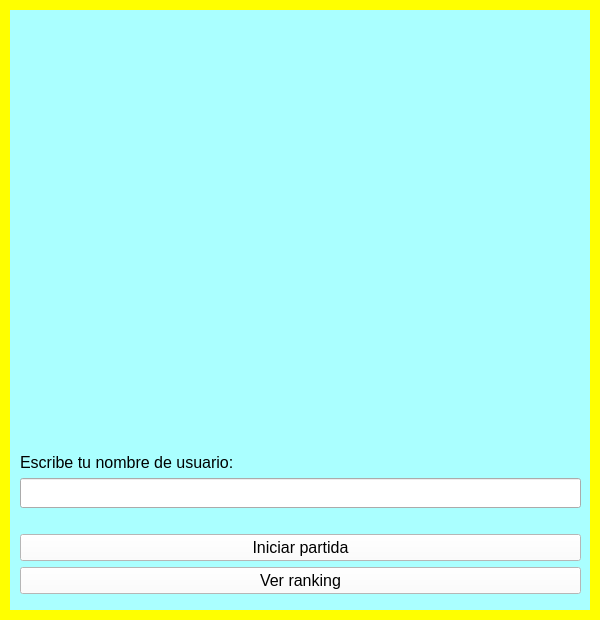
<?xml version="1.0" encoding="UTF-8"?>
<ui version="4.0">
 <class>VentanaDeInicio</class>
 <widget class="QWidget" name="VentanaDeInicio">
  <property name="geometry">
   <rect>
    <x>0</x>
    <y>0</y>
    <width>600</width>
    <height>620</height>
   </rect>
  </property>
  <property name="minimumSize">
   <size>
    <width>600</width>
    <height>620</height>
   </size>
  </property>
  <property name="maximumSize">
   <size>
    <width>600</width>
    <height>620</height>
   </size>
  </property>
  <property name="windowTitle">
   <string>Form</string>
  </property>
  <widget class="QLabel" name="fondo_celeste">
   <property name="geometry">
    <rect>
     <x>10</x>
     <y>10</y>
     <width>580</width>
     <height>600</height>
    </rect>
   </property>
   <property name="styleSheet">
    <string notr="true">background-color: rgb(170, 255, 255);</string>
   </property>
   <property name="text">
    <string/>
   </property>
  </widget>
  <widget class="QLabel" name="fondo_amarillo">
   <property name="geometry">
    <rect>
     <x>0</x>
     <y>0</y>
     <width>600</width>
     <height>700</height>
    </rect>
   </property>
   <property name="styleSheet">
    <string notr="true">background-color: rgb(255, 255, 0);</string>
   </property>
   <property name="text">
    <string/>
   </property>
  </widget>
  <widget class="QWidget" name="verticalLayoutWidget">
   <property name="geometry">
    <rect>
     <x>20</x>
     <y>10</y>
     <width>561</width>
     <height>644</height>
    </rect>
   </property>
   <layout class="QVBoxLayout" name="verticalLayout_2">
    <item>
     <spacer name="horizontalSpacer">
      <property name="orientation">
       <enum>Qt::Horizontal</enum>
      </property>
      <property name="sizeHint" stdset="0">
       <size>
        <width>40</width>
        <height>20</height>
       </size>
      </property>
     </spacer>
    </item>
    <item>
     <spacer name="horizontalSpacer_7">
      <property name="orientation">
       <enum>Qt::Horizontal</enum>
      </property>
      <property name="sizeHint" stdset="0">
       <size>
        <width>40</width>
        <height>20</height>
       </size>
      </property>
     </spacer>
    </item>
    <item alignment="Qt::AlignHCenter">
     <widget class="QLabel" name="logo_dona">
      <property name="enabled">
       <bool>true</bool>
      </property>
      <property name="sizePolicy">
       <sizepolicy hsizetype="Preferred" vsizetype="Preferred">
        <horstretch>0</horstretch>
        <verstretch>0</verstretch>
       </sizepolicy>
      </property>
      <property name="minimumSize">
       <size>
        <width>320</width>
        <height>300</height>
       </size>
      </property>
      <property name="maximumSize">
       <size>
        <width>320</width>
        <height>300</height>
       </size>
      </property>
      <property name="font">
       <font>
        <stylestrategy>PreferDefault</stylestrategy>
       </font>
      </property>
      <property name="text">
       <string/>
      </property>
      <property name="scaledContents">
       <bool>true</bool>
      </property>
      <property name="alignment">
       <set>Qt::AlignCenter</set>
      </property>
     </widget>
    </item>
    <item>
     <spacer name="horizontalSpacer_8">
      <property name="orientation">
       <enum>Qt::Horizontal</enum>
      </property>
      <property name="sizeHint" stdset="0">
       <size>
        <width>40</width>
        <height>20</height>
       </size>
      </property>
     </spacer>
    </item>
    <item>
     <spacer name="horizontalSpacer_5">
      <property name="orientation">
       <enum>Qt::Horizontal</enum>
      </property>
      <property name="sizeHint" stdset="0">
       <size>
        <width>40</width>
        <height>20</height>
       </size>
      </property>
     </spacer>
    </item>
    <item>
     <widget class="QLabel" name="label_2">
      <property name="font">
       <font>
        <pointsize>12</pointsize>
       </font>
      </property>
      <property name="text">
       <string>Escribe tu nombre de usuario:</string>
      </property>
      <property name="alignment">
       <set>Qt::AlignBottom|Qt::AlignLeading|Qt::AlignLeft</set>
      </property>
     </widget>
    </item>
    <item>
     <widget class="QLineEdit" name="nombre">
      <property name="minimumSize">
       <size>
        <width>0</width>
        <height>30</height>
       </size>
      </property>
      <property name="font">
       <font>
        <pointsize>12</pointsize>
       </font>
      </property>
      <property name="inputMask">
       <string/>
      </property>
      <property name="text">
       <string/>
      </property>
     </widget>
    </item>
    <item>
     <spacer name="horizontalSpacer_2">
      <property name="orientation">
       <enum>Qt::Horizontal</enum>
      </property>
      <property name="sizeHint" stdset="0">
       <size>
        <width>40</width>
        <height>20</height>
       </size>
      </property>
     </spacer>
    </item>
    <item>
     <widget class="QPushButton" name="boton_iniciar_partida">
      <property name="sizePolicy">
       <sizepolicy hsizetype="Minimum" vsizetype="Fixed">
        <horstretch>0</horstretch>
        <verstretch>0</verstretch>
       </sizepolicy>
      </property>
      <property name="font">
       <font>
        <pointsize>12</pointsize>
       </font>
      </property>
      <property name="mouseTracking">
       <bool>false</bool>
      </property>
      <property name="styleSheet">
       <string notr="true">background-color: rgb(255, 255, 255);</string>
      </property>
      <property name="text">
       <string>Iniciar partida</string>
      </property>
     </widget>
    </item>
    <item>
     <widget class="QPushButton" name="boton_ver_ranking">
      <property name="sizePolicy">
       <sizepolicy hsizetype="Minimum" vsizetype="Fixed">
        <horstretch>0</horstretch>
        <verstretch>0</verstretch>
       </sizepolicy>
      </property>
      <property name="font">
       <font>
        <pointsize>12</pointsize>
       </font>
      </property>
      <property name="mouseTracking">
       <bool>false</bool>
      </property>
      <property name="styleSheet">
       <string notr="true">background-color: rgb(255, 255, 255);</string>
      </property>
      <property name="text">
       <string>Ver ranking</string>
      </property>
     </widget>
    </item>
    <item>
     <spacer name="horizontalSpacer_4">
      <property name="orientation">
       <enum>Qt::Horizontal</enum>
      </property>
      <property name="sizeHint" stdset="0">
       <size>
        <width>40</width>
        <height>20</height>
       </size>
      </property>
     </spacer>
    </item>
    <item>
     <spacer name="horizontalSpacer_6">
      <property name="orientation">
       <enum>Qt::Horizontal</enum>
      </property>
      <property name="sizeHint" stdset="0">
       <size>
        <width>40</width>
        <height>20</height>
       </size>
      </property>
     </spacer>
    </item>
    <item>
     <spacer name="horizontalSpacer_3">
      <property name="orientation">
       <enum>Qt::Horizontal</enum>
      </property>
      <property name="sizeHint" stdset="0">
       <size>
        <width>40</width>
        <height>20</height>
       </size>
      </property>
     </spacer>
    </item>
   </layout>
   <zorder>label_2</zorder>
   <zorder>nombre</zorder>
   <zorder>horizontalSpacer_4</zorder>
   <zorder>horizontalSpacer_6</zorder>
   <zorder>horizontalSpacer_7</zorder>
   <zorder>horizontalSpacer_8</zorder>
   <zorder>logo_dona</zorder>
   <zorder>boton_iniciar_partida</zorder>
   <zorder>boton_ver_ranking</zorder>
  </widget>
  <zorder>fondo_amarillo</zorder>
  <zorder>fondo_celeste</zorder>
  <zorder>verticalLayoutWidget</zorder>
 </widget>
 <resources/>
 <connections/>
</ui>
